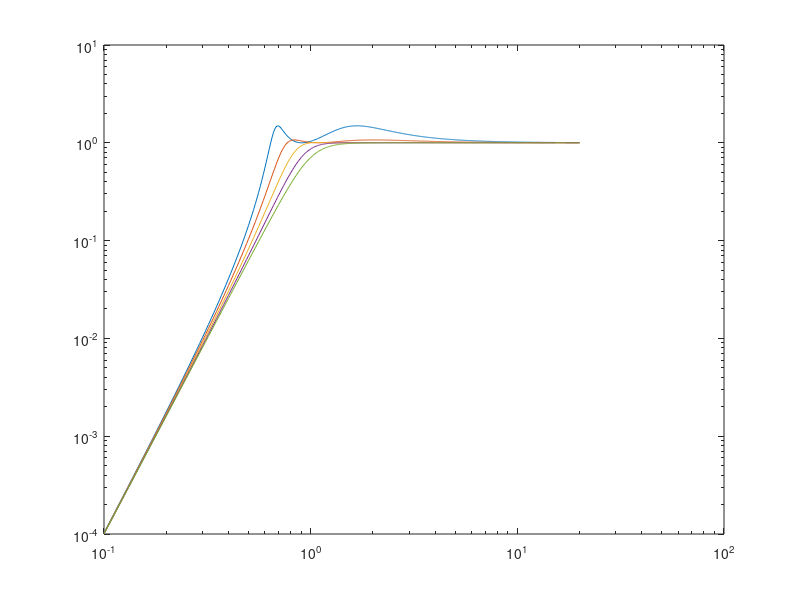

The MATLAB source for this figure:
clear all
close all

for k=.2:.2:1
    fact=.125.*k.^4+.75.*k.^2+0.125;
    A0=1;%in Thiele, they divide by numerator
    A4=1;
    A3=2.6131.*k./(fact.^(1/4));
    A2=(2.4143.*k.^2+1)./(fact.^(1/2));
    A1=(.9239.*k.^3+1.6892.*k)./(fact.^(3/4));
    omega=.1:.01:20;
    loglog(omega,abs(omega.^4./(A0.*omega.^4.-i.*A1.*omega.^3-A2.*omega.^2+i.*A3.*omega+A4)))
    hold on
end
